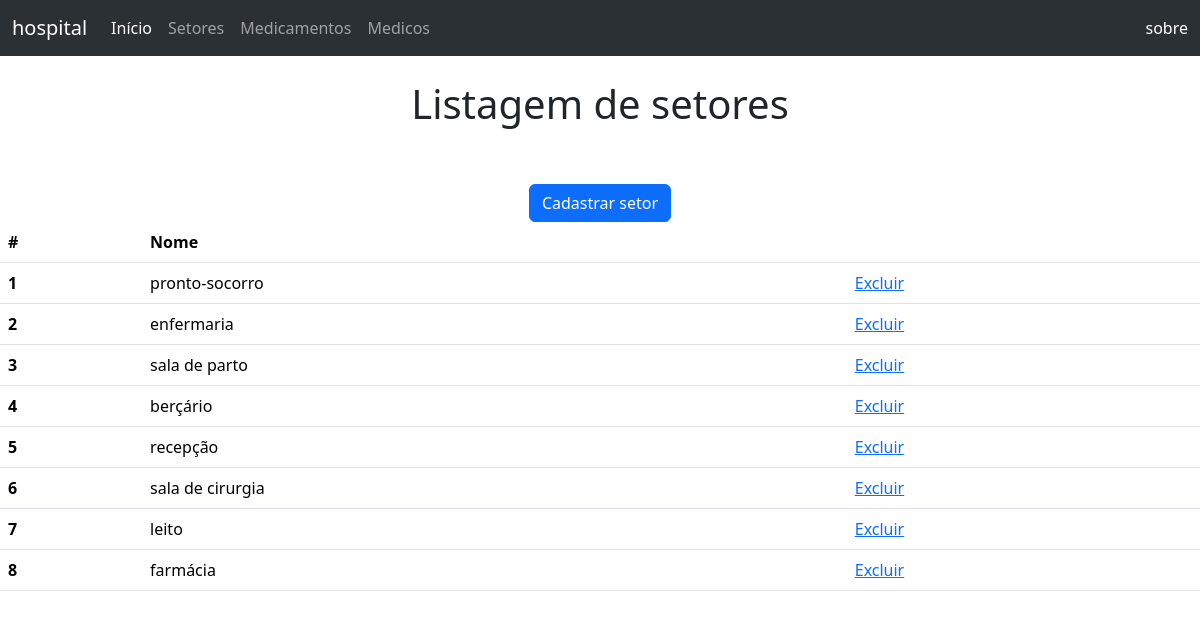
Page /setores.php on the committed database.
### tables this page shows
CREATE TABLE `setores` (
  `id` int(11) NOT NULL,
  `nome` text NOT NULL
);

### setores.php (the view, shortened to what this page needs)
<!DOCTYPE html>
<html lang="en">
<head>
    <link href="https://cdn.jsdelivr.net/npm/bootstrap@5.3.2/dist/css/bootstrap.min.css" rel="stylesheet">
</head>
<body>
<nav class="navbar navbar-expand-lg bg-body-tertiary" data-bs-theme="dark">
                <div class="container-fluid">
                    <a class="navbar-brand" href="#">hospital</a>
                <div class="collapse navbar-collapse" id="navbarText">
                <ul class="navbar-nav me-auto mb-2 mb-lg-0">
                    <li class="nav-item">
                       <a class="nav-link active" aria-current="page" href="index.php">Início</a>
                    </li>
                    <li class="nav-item">
                       <a class="nav-link" href="setores.php">Setores</a>
                    </li>
                    <li class="nav-item">
                            <a class="nav-link" href="medicamentos.php">Medicamentos</a>
                    </li>
                    <li class="nav-item">
                            <a class="nav-link" href="medicos.php">Medicos</a>
                    </li>
                </ul>
                <span class="navbar-text">
                    <a class="nav-link" href="sobre.php">sobre</a>
                 </span>
                </div>
            </div>
    </nav>
    <center>
        <br>
        <h1>Listagem de setores</h1>
        <br>
        <br>
        <a href="setores_formulario.php" class="btn btn-primary" role="button">Cadastrar setor</a>
    </center>
    <?php
    $servidor = "localhost";
    $usuario = "root";
    $senha = "";
    $banco = "hospital";
    $conn = new mysqli($servidor, $usuario, $senha, $banco);
    $consulta = "SELECT * FROM `setores`";
    $result = $conn->query($consulta);
    if ($result->num_rows > 0) {
?>
    <table class="table">
        <thead>
            <tr>
                <th scope="col">#</th>
                <th scope="col">Nome</th>
                <th scope="col"></th>
            </tr>
        </thead>
        <tbody>
<?php
        while($row = $result->fetch_assoc()) {
            echo "<tr>";
            echo "<th scope=\"row\">". $row["id"] ."</th>";
            echo "<td>". $row["nome"] ."</td>";
            echo "<td><a href=\"setores_exclui.php?id=". $row["id"] ."\">Excluir</a></td>";
            echo "</tr>";
        }
?>
        </tbody>
    </table>
<?php
    } else {
        echo "0 itens";
    }
    ?>
</body>
</html>

### rows in the picture
setores: id "1", nome "pronto-socorro"
setores: id "2", nome "enfermaria"
setores: id "3", nome "sala de parto"
setores: id "4", nome "berçário"
setores: id "5", nome "recepção"
setores: id "6", nome "sala de cirurgia"
setores: id "7", nome "leito"
setores: id "8", nome "farmácia"
